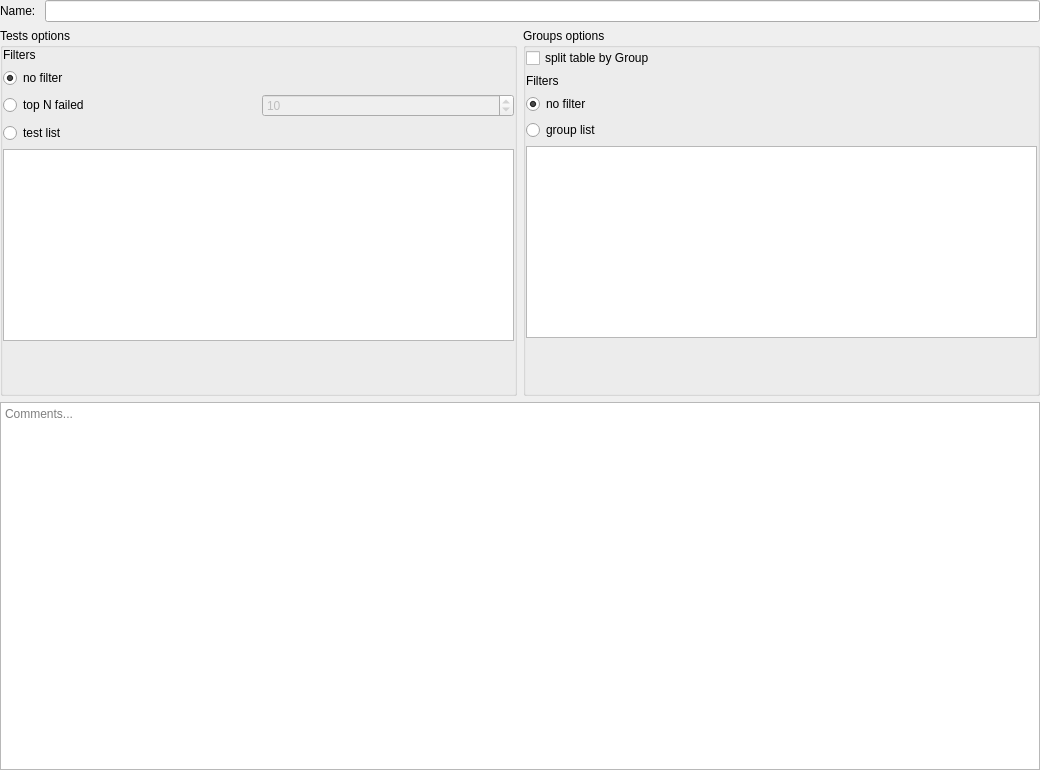
<?xml version="1.0" encoding="UTF-8"?>
<ui version="4.0">
 <class>section_settings</class>
 <widget class="QWidget" name="section_settings">
  <property name="geometry">
   <rect>
    <x>0</x>
    <y>0</y>
    <width>1040</width>
    <height>770</height>
   </rect>
  </property>
  <property name="windowTitle">
   <string>Form</string>
  </property>
  <property name="windowIcon">
   <iconset resource="../../gex.qrc">
    <normaloff>:/gex/icons/gex_application_48x48.png</normaloff>:/gex/icons/gex_application_48x48.png</iconset>
  </property>
  <layout class="QGridLayout" name="gridLayout_3" columnstretch="0,0,0,0">
   <property name="leftMargin">
    <number>0</number>
   </property>
   <property name="topMargin">
    <number>0</number>
   </property>
   <property name="rightMargin">
    <number>0</number>
   </property>
   <property name="bottomMargin">
    <number>0</number>
   </property>
   <item row="2" column="0" colspan="2">
    <widget class="QGroupBox" name="groupBoxTest">
     <property name="title">
      <string>Tests options</string>
     </property>
     <layout class="QGridLayout" name="gridLayout">
      <property name="leftMargin">
       <number>0</number>
      </property>
      <property name="topMargin">
       <number>0</number>
      </property>
      <property name="rightMargin">
       <number>0</number>
      </property>
      <property name="bottomMargin">
       <number>0</number>
      </property>
      <item row="1" column="0" colspan="6">
       <widget class="QFrame" name="frameTestList">
        <property name="frameShape">
         <enum>QFrame::NoFrame</enum>
        </property>
        <property name="frameShadow">
         <enum>QFrame::Raised</enum>
        </property>
        <layout class="QGridLayout" name="gridLayout_4">
         <property name="leftMargin">
          <number>0</number>
         </property>
         <property name="topMargin">
          <number>0</number>
         </property>
         <property name="rightMargin">
          <number>0</number>
         </property>
         <property name="bottomMargin">
          <number>0</number>
         </property>
         <item row="0" column="0" colspan="2">
          <widget class="QLabel" name="labelTestFilter">
           <property name="text">
            <string>Filters</string>
           </property>
          </widget>
         </item>
         <item row="1" column="0" colspan="2">
          <widget class="QRadioButton" name="radioButtonNone">
           <property name="text">
            <string>no filter</string>
           </property>
           <property name="checked">
            <bool>true</bool>
           </property>
          </widget>
         </item>
         <item row="3" column="0">
          <widget class="QRadioButton" name="radioButtonTopN">
           <property name="text">
            <string>top N failed</string>
           </property>
          </widget>
         </item>
         <item row="5" column="0">
          <widget class="QRadioButton" name="radioButtonTestList">
           <property name="text">
            <string>test list</string>
           </property>
           <property name="checked">
            <bool>false</bool>
           </property>
          </widget>
         </item>
         <item row="5" column="1">
          <widget class="QPushButton" name="pushButtonSelectTests">
           <property name="enabled">
            <bool>false</bool>
           </property>
           <property name="minimumSize">
            <size>
             <width>0</width>
             <height>0</height>
            </size>
           </property>
           <property name="maximumSize">
            <size>
             <width>16777215</width>
             <height>16</height>
            </size>
           </property>
           <property name="text">
            <string/>
           </property>
           <property name="icon">
            <iconset resource="../../gex.qrc">
             <normaloff>:/gex/icons/combo.png</normaloff>:/gex/icons/combo.png</iconset>
           </property>
           <property name="iconSize">
            <size>
             <width>16</width>
             <height>16</height>
            </size>
           </property>
           <property name="flat">
            <bool>true</bool>
           </property>
          </widget>
         </item>
         <item row="3" column="1">
          <widget class="QSpinBox" name="spinBox">
           <property name="enabled">
            <bool>false</bool>
           </property>
           <property name="minimum">
            <number>1</number>
           </property>
           <property name="value">
            <number>10</number>
           </property>
          </widget>
         </item>
        </layout>
       </widget>
      </item>
      <item row="4" column="0" colspan="6">
       <widget class="QListWidget" name="listWidgetTests"/>
      </item>
      <item row="5" column="0">
       <spacer name="verticalSpacer">
        <property name="orientation">
         <enum>Qt::Vertical</enum>
        </property>
        <property name="sizeHint" stdset="0">
         <size>
          <width>20</width>
          <height>40</height>
         </size>
        </property>
       </spacer>
      </item>
     </layout>
    </widget>
   </item>
   <item row="3" column="0" colspan="4">
    <widget class="QTextEdit" name="textEdit">
     <property name="placeholderText">
      <string>Comments...</string>
     </property>
    </widget>
   </item>
   <item row="0" column="0" colspan="4">
    <widget class="QFrame" name="frameName">
     <property name="frameShape">
      <enum>QFrame::NoFrame</enum>
     </property>
     <property name="frameShadow">
      <enum>QFrame::Raised</enum>
     </property>
     <layout class="QHBoxLayout" name="horizontalLayout">
      <property name="leftMargin">
       <number>0</number>
      </property>
      <property name="topMargin">
       <number>0</number>
      </property>
      <property name="rightMargin">
       <number>0</number>
      </property>
      <property name="bottomMargin">
       <number>0</number>
      </property>
      <item>
       <widget class="QLabel" name="label">
        <property name="text">
         <string>Name: </string>
        </property>
       </widget>
      </item>
      <item>
       <widget class="QLineEdit" name="lineEditName"/>
      </item>
     </layout>
    </widget>
   </item>
   <item row="2" column="2" colspan="2">
    <widget class="QGroupBox" name="groupBoxOptions">
     <property name="title">
      <string>Groups options</string>
     </property>
     <property name="alignment">
      <set>Qt::AlignLeading|Qt::AlignLeft|Qt::AlignTop</set>
     </property>
     <layout class="QGridLayout" name="gridLayout_5">
      <property name="leftMargin">
       <number>0</number>
      </property>
      <property name="topMargin">
       <number>0</number>
      </property>
      <property name="rightMargin">
       <number>0</number>
      </property>
      <property name="bottomMargin">
       <number>0</number>
      </property>
      <item row="2" column="0">
       <spacer name="verticalSpacer_2">
        <property name="orientation">
         <enum>Qt::Vertical</enum>
        </property>
        <property name="sizeHint" stdset="0">
         <size>
          <width>20</width>
          <height>40</height>
         </size>
        </property>
       </spacer>
      </item>
      <item row="1" column="0">
       <widget class="QListWidget" name="listWidgetGroups"/>
      </item>
      <item row="0" column="0">
       <widget class="QFrame" name="frameSplit">
        <property name="frameShape">
         <enum>QFrame::NoFrame</enum>
        </property>
        <property name="frameShadow">
         <enum>QFrame::Raised</enum>
        </property>
        <layout class="QGridLayout" name="gridLayout_2">
         <property name="leftMargin">
          <number>0</number>
         </property>
         <property name="topMargin">
          <number>0</number>
         </property>
         <property name="rightMargin">
          <number>0</number>
         </property>
         <property name="bottomMargin">
          <number>0</number>
         </property>
         <item row="3" column="1">
          <widget class="QPushButton" name="pushButtonSelectGroups">
           <property name="maximumSize">
            <size>
             <width>16777215</width>
             <height>16</height>
            </size>
           </property>
           <property name="text">
            <string/>
           </property>
           <property name="icon">
            <iconset resource="../../gex.qrc">
             <normaloff>:/gex/icons/combo.png</normaloff>:/gex/icons/combo.png</iconset>
           </property>
           <property name="flat">
            <bool>true</bool>
           </property>
          </widget>
         </item>
         <item row="3" column="0">
          <widget class="QRadioButton" name="radioButtonGroupList">
           <property name="text">
            <string>group list</string>
           </property>
          </widget>
         </item>
         <item row="2" column="0" colspan="2">
          <widget class="QRadioButton" name="radioButtonGroupNoFilter">
           <property name="text">
            <string>no filter</string>
           </property>
           <property name="checked">
            <bool>true</bool>
           </property>
          </widget>
         </item>
         <item row="1" column="0" colspan="2">
          <widget class="QLabel" name="labelGroupFilters">
           <property name="text">
            <string>Filters</string>
           </property>
          </widget>
         </item>
         <item row="0" column="0" colspan="2">
          <widget class="QCheckBox" name="checkBoxSplitByGroup">
           <property name="text">
            <string>split table by Group</string>
           </property>
          </widget>
         </item>
        </layout>
       </widget>
      </item>
     </layout>
    </widget>
   </item>
  </layout>
 </widget>
 <resources>
  <include location="../../gex.qrc"/>
 </resources>
 <connections>
  <connection>
   <sender>radioButtonTestList</sender>
   <signal>toggled(bool)</signal>
   <receiver>pushButtonSelectTests</receiver>
   <slot>setEnabled(bool)</slot>
   <hints>
    <hint type="sourcelabel">
     <x>46</x>
     <y>154</y>
    </hint>
    <hint type="destinationlabel">
     <x>262</x>
     <y>151</y>
    </hint>
   </hints>
  </connection>
  <connection>
   <sender>radioButtonNone</sender>
   <signal>toggled(bool)</signal>
   <receiver>pushButtonSelectTests</receiver>
   <slot>setDisabled(bool)</slot>
   <hints>
    <hint type="sourcelabel">
     <x>151</x>
     <y>95</y>
    </hint>
    <hint type="destinationlabel">
     <x>262</x>
     <y>151</y>
    </hint>
   </hints>
  </connection>
  <connection>
   <sender>radioButtonTopN</sender>
   <signal>toggled(bool)</signal>
   <receiver>pushButtonSelectTests</receiver>
   <slot>setDisabled(bool)</slot>
   <hints>
    <hint type="sourcelabel">
     <x>97</x>
     <y>124</y>
    </hint>
    <hint type="destinationlabel">
     <x>262</x>
     <y>151</y>
    </hint>
   </hints>
  </connection>
  <connection>
   <sender>radioButtonTopN</sender>
   <signal>toggled(bool)</signal>
   <receiver>listWidgetTests</receiver>
   <slot>setDisabled(bool)</slot>
   <hints>
    <hint type="sourcelabel">
     <x>97</x>
     <y>124</y>
    </hint>
    <hint type="destinationlabel">
     <x>137</x>
     <y>179</y>
    </hint>
   </hints>
  </connection>
  <connection>
   <sender>radioButtonTestList</sender>
   <signal>toggled(bool)</signal>
   <receiver>listWidgetTests</receiver>
   <slot>setEnabled(bool)</slot>
   <hints>
    <hint type="sourcelabel">
     <x>46</x>
     <y>154</y>
    </hint>
    <hint type="destinationlabel">
     <x>137</x>
     <y>179</y>
    </hint>
   </hints>
  </connection>
  <connection>
   <sender>radioButtonNone</sender>
   <signal>toggled(bool)</signal>
   <receiver>listWidgetTests</receiver>
   <slot>setDisabled(bool)</slot>
   <hints>
    <hint type="sourcelabel">
     <x>151</x>
     <y>95</y>
    </hint>
    <hint type="destinationlabel">
     <x>137</x>
     <y>179</y>
    </hint>
   </hints>
  </connection>
  <connection>
   <sender>radioButtonNone</sender>
   <signal>toggled(bool)</signal>
   <receiver>spinBox</receiver>
   <slot>setDisabled(bool)</slot>
   <hints>
    <hint type="sourcelabel">
     <x>46</x>
     <y>95</y>
    </hint>
    <hint type="destinationlabel">
     <x>262</x>
     <y>126</y>
    </hint>
   </hints>
  </connection>
  <connection>
   <sender>radioButtonTestList</sender>
   <signal>toggled(bool)</signal>
   <receiver>spinBox</receiver>
   <slot>setDisabled(bool)</slot>
   <hints>
    <hint type="sourcelabel">
     <x>46</x>
     <y>154</y>
    </hint>
    <hint type="destinationlabel">
     <x>262</x>
     <y>126</y>
    </hint>
   </hints>
  </connection>
  <connection>
   <sender>radioButtonTopN</sender>
   <signal>toggled(bool)</signal>
   <receiver>spinBox</receiver>
   <slot>setEnabled(bool)</slot>
   <hints>
    <hint type="sourcelabel">
     <x>46</x>
     <y>124</y>
    </hint>
    <hint type="destinationlabel">
     <x>262</x>
     <y>126</y>
    </hint>
   </hints>
  </connection>
  <connection>
   <sender>radioButtonGroupNoFilter</sender>
   <signal>toggled(bool)</signal>
   <receiver>pushButtonSelectGroups</receiver>
   <slot>setDisabled(bool)</slot>
   <hints>
    <hint type="sourcelabel">
     <x>781</x>
     <y>112</y>
    </hint>
    <hint type="destinationlabel">
     <x>910</x>
     <y>140</y>
    </hint>
   </hints>
  </connection>
  <connection>
   <sender>radioButtonGroupList</sender>
   <signal>toggled(bool)</signal>
   <receiver>pushButtonSelectGroups</receiver>
   <slot>setEnabled(bool)</slot>
   <hints>
    <hint type="sourcelabel">
     <x>652</x>
     <y>140</y>
    </hint>
    <hint type="destinationlabel">
     <x>910</x>
     <y>140</y>
    </hint>
   </hints>
  </connection>
 </connections>
</ui>
